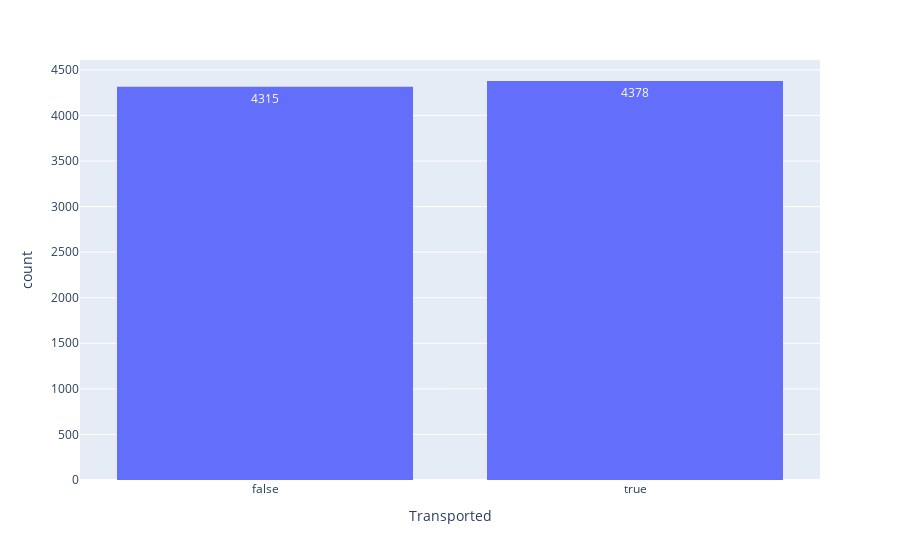

The notebook cell saved with this chart:
### Code cell
# Visualizando distribuição da variável alvo
px.histogram(train, x='Transported', text_auto=True)

### Figure 1 — Plotly figure (JSON) as saved in the notebook; plotly's stock layout.template omitted (floating-point values rounded to 4 significant figures; data arrays with more than 128 entries replaced by an {"elided": "..."} marker saying what was removed)
{"data": [{"alignmentgroup": "True", "bingroup": "x", "hovertemplate": "Transported=%{x}<br>count=%{y}<extra></extra>", "legendgroup": "", "marker": {"color": "#636efa", "pattern": {"shape": ""}}, "name": "", "offsetgroup": "", "orientation": "v", "showlegend": false, "texttemplate": "%{value}", "type": "histogram", "x": {"elided": "8693 bool values"}, "xaxis": "x", "yaxis": "y"}], "layout": {"barmode": "relative", "legend": {"tracegroupgap": 0}, "margin": {"t": 60}, "xaxis": {"anchor": "y", "domain": [0, 1], "title": {"text": "Transported"}}, "yaxis": {"anchor": "x", "domain": [0, 1], "title": {"text": "count"}}}}
